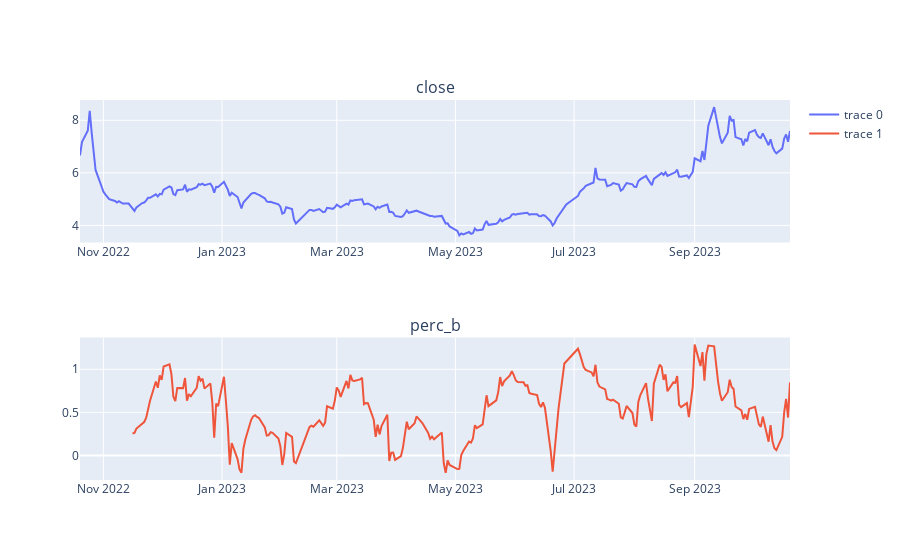

Source (notebook cell):
### Code cell
fig=make_subplots(rows=2, cols=1,
                subplot_titles=("close", "perc_b"))
fig.add_trace(
    go.Scatter(x=aapl_minute_closes.index,y=aapl_minute_closes["close"]),row=1,col=1
)
fig.add_trace(
    go.Scatter(x=perc_b.index,y=perc_b["perc_b"]),row=2,col=1
)

### Figure 1 — Plotly figure (JSON) as saved in the notebook; plotly's stock layout.template omitted (floating-point values rounded to 4 significant figures; data arrays with more than 128 entries replaced by an {"elided": "..."} marker saying what was removed)
{"data": [{"type": "scatter", "x": {"elided": "251 str values"}, "xaxis": "x", "y": {"elided": "251 float values"}, "yaxis": "y"}, {"type": "scatter", "x": {"elided": "251 str values"}, "xaxis": "x2", "y": {"elided": "251 float values"}, "yaxis": "y2"}], "layout": {"annotations": [{"font": {"size": 16}, "showarrow": false, "text": "close", "x": 0.5, "xanchor": "center", "xref": "paper", "y": 1, "yanchor": "bottom", "yref": "paper"}, {"font": {"size": 16}, "showarrow": false, "text": "perc_b", "x": 0.5, "xanchor": "center", "xref": "paper", "y": 0.375, "yanchor": "bottom", "yref": "paper"}], "xaxis": {"anchor": "y", "domain": [0, 1]}, "xaxis2": {"anchor": "y2", "domain": [0, 1]}, "yaxis": {"anchor": "x", "domain": [0.625, 1]}, "yaxis2": {"anchor": "x2", "domain": [0, 0.375]}}}
